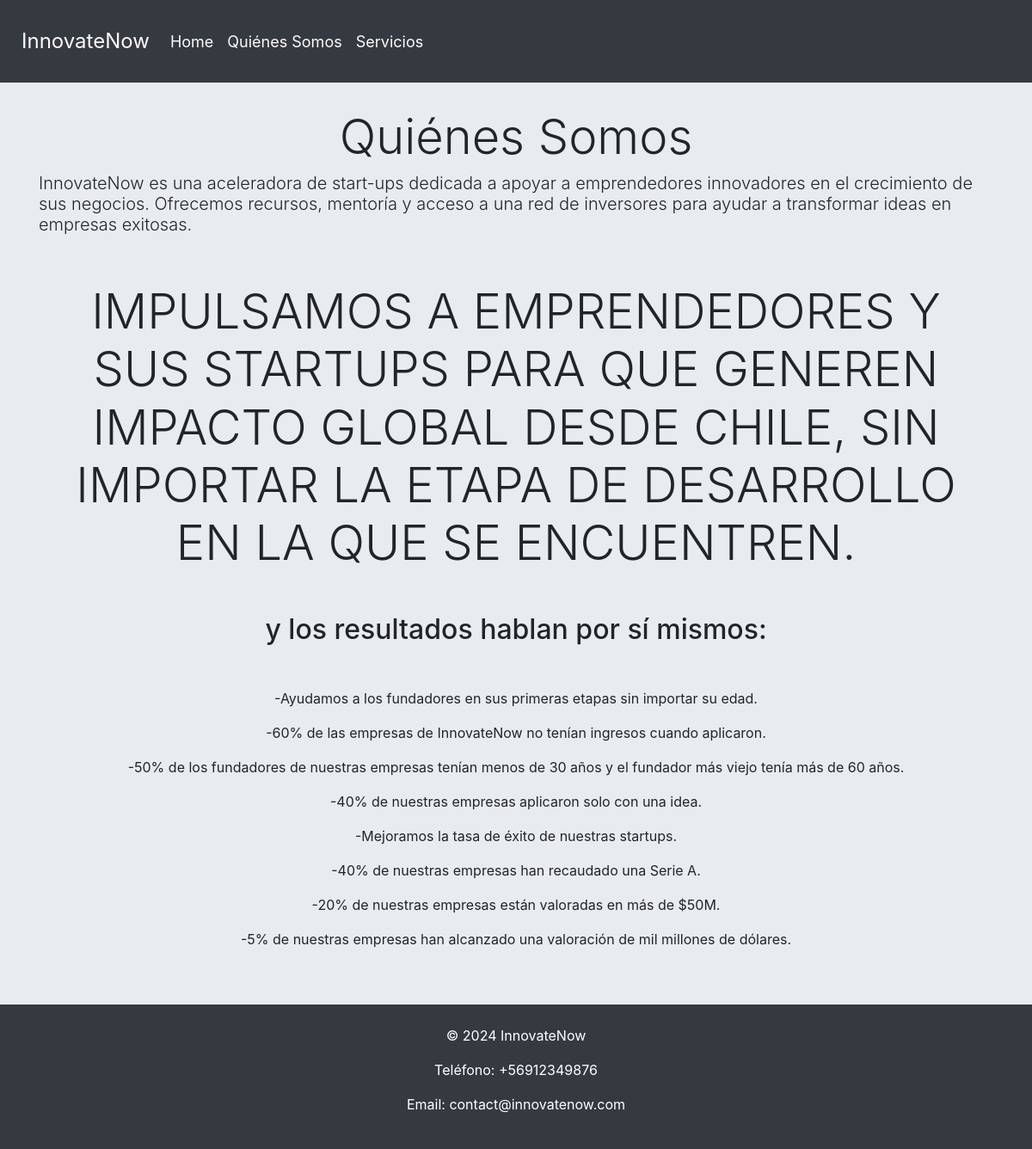
/quienesSomos, run on the app's committed database.
### InnovateNow_Web/models.py (models this page shows)
class Navbar(models.Model):
    id_navbar = models.AutoField(db_column="idNavbar", primary_key=True)
    nombre = models.CharField(max_length=50)
    url = models.CharField(max_length=100)

class QuienesSomos(models.Model):
    id_quienes_somos = models.AutoField(db_column="idQuienesSomos", primary_key=True)
    titulo = models.CharField(max_length=100)
    cuerpo = models.TextField()

### InnovateNow_Web/views.py (the view)
# urls.py: path('quienesSomos', views.quienesSomos, name="quienesSomos"),
def quienesSomos(request):
    navbar = Navbar.objects.all()
    quienesSomos = QuienesSomos.objects.all()
    context = {
        "Navbar": navbar,
        "QuienesSomos" : quienesSomos
    }
    return render(request, 'InnovateNow_Web/quienesSomos.html', context)

### InnovateNow_Web/templates/InnovateNow_Web/quienesSomos.html (shortened to what this page needs)
<!DOCTYPE html>
<html lang="en">
<head>
    <link rel="stylesheet" href="https://cdn.jsdelivr.net/npm/bootstrap@4.6.2/dist/css/bootstrap.min.css">
    <link rel="stylesheet" href="https://unpkg.com/aos@2.3.1/dist/aos.css"/>
</head>
<body>
    <nav class="navbar navbar-expand-lg">
        <a class="navbar-brand" href="index">InnovateNow</a>
        <div class="collapse navbar-collapse" id="navbarNav">
            <ul class="navbar-nav">
                {%for navbar in Navbar %}
                <li class="nav-item active">
                    <a class="nav-link" href="{{navbar.url}}">{{navbar.nombre}}</a>
                </li>
                {%endfor%}
            </ul>
        </div>
    </nav>
    <div class="container" style="padding-top: 30px;">
        <div class="row">
            <div class="col-lg-12">
                {%for quienesSomos in QuienesSomos%}
                    {%if quienesSomos.id_quienes_somos == 1 %}
                        <h1 class="text-center display-4">{{quienesSomos.titulo}}</h1>
                        <h3 class="lead">{{quienesSomos.cuerpo}}</h3>
                    {%endif%}
                {%endfor%}
            </div>
        </div>
        <div class="row mt-5">
            <div class="col-lg-12 text-center" data-aos="fade-down-right">
                {%for quienesSomos in QuienesSomos%}
                    {%if quienesSomos.id_quienes_somos == 2 %}
                        <h1 class="display-4">{{quienesSomos.cuerpo}}</h1>
                    {%endif%}
                    {%if quienesSomos.id_quienes_somos == 3 %}
                        <h2 class="text-center my-5">{{quienesSomos.cuerpo}}</h3>
                    {%endif%}
                {%endfor%}
            </div>
        </div>
        <div class="row mb-5">
            <div class="col-lg-12 text-center">
                {%for quienesSomos in QuienesSomos%}
                    {%if quienesSomos.id_quienes_somos > 3 %}
                        <p>{{quienesSomos.cuerpo}}</p>
                    {%endif%}
                {%endfor%}
            </div>
        </div>
    </div>
    <footer class="bg-dark text-white text-center py-4 mt-auto">
        <div class="container">
            <p>&copy; 2024 InnovateNow</p>
            <p>Teléfono: +56912349876</p>
            <p>Email: contact@innovatenow.com</p>
        </div>
    </footer>
</body>
</html>

### InnovateNow_Web/templates/InnovateNow_Web/quienesSomos.html (style rules this page uses)
.navbar { background-color: #343a40; padding: 25px; }
.nav-link { color: #fff9f9; font-size: large; }
.navbar-brand { color: #fff9f9; font-size: x-large; }
body { background-color: #e9ecef; }

### data on the page
Navbar: nombre "Home"
Navbar: nombre "Quiénes Somos"
Navbar: nombre "Servicios"
QuienesSomos: titulo "Quiénes Somos", cuerpo "InnovateNow es una aceleradora de start-ups dedicada a apoyar a emprendedores innovadores en el crecimiento de sus negocios. Ofrecemos recursos, mentoría y acceso a una red de inversores para ayudar a transformar ideas en empresas exitosas."
QuienesSomos: cuerpo "IMPULSAMOS A EMPRENDEDORES Y SUS STARTUPS PARA QUE GENEREN IMPACTO GLOBAL DESDE CHILE, SIN IMPORTAR LA ETAPA DE DESARROLLO EN LA QUE SE ENCUENTREN."
QuienesSomos: cuerpo "y los resultados hablan por sí mismos:"
QuienesSomos: cuerpo "-Ayudamos a los fundadores en sus primeras etapas sin importar su edad."
QuienesSomos: cuerpo "-60% de las empresas de InnovateNow no tenían ingresos cuando aplicaron."
QuienesSomos: cuerpo "-50% de los fundadores de nuestras empresas tenían menos de 30 años y el fundador más viejo tenía más de 60 años."
QuienesSomos: cuerpo "-40% de nuestras empresas aplicaron solo con una idea."
QuienesSomos: cuerpo "-Mejoramos la tasa de éxito de nuestras startups."
QuienesSomos: cuerpo "-40% de nuestras empresas han recaudado una Serie A."
QuienesSomos: cuerpo "-20% de nuestras empresas están valoradas en más de $50M."
QuienesSomos: cuerpo "-5% de nuestras empresas han alcanzado una valoración de mil millones de dólares."
